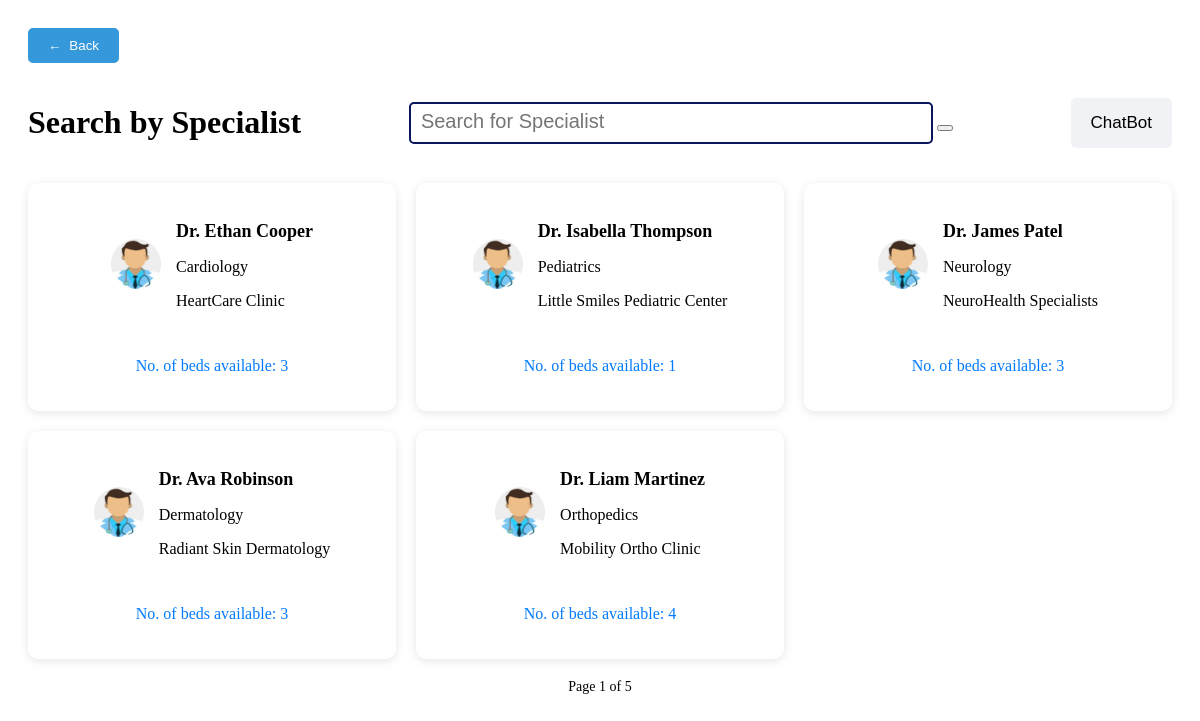
/user/search_specialist/, run on the app's committed database.
### opd/models.py (models this page shows, shortened)
class Doctor(models.Model):
    user = models.OneToOneField(User, on_delete=models.CASCADE, related_name="doctor")
    name = models.CharField("Full Name", max_length=200)
    profile_image = models.ImageField(
        "Image",
        upload_to="profile/",
        default="profile/default-profile.png",
    )
    speciality = models.CharField("Speciality", max_length=200)
    phone_number = models.CharField("Phone Number", max_length=10)
    address = models.TextField("Address")
    experience = models.PositiveIntegerField("Year of Experience", default=0)
    about = models.TextField(blank=True)
    education = models.TextField()
    created_at = models.DateTimeField(auto_now_add=True)
    id = models.UUIDField(
        default=uuid.uuid4, unique=True, primary_key=True, editable=False
    )

class Opd(models.Model):
    owner = models.OneToOneField(Doctor, on_delete=models.CASCADE, related_name="opd")
    name = models.CharField("Name", max_length=255)
    no_of_beds = models.PositiveIntegerField("No of Beds", default=0)
    no_of_appointment = models.PositiveIntegerField("No of Appointment", default=0)
    created_at = models.DateTimeField(auto_now_add=True)
    id = models.UUIDField(
        default=uuid.uuid4, unique=True, primary_key=True, editable=False
    )

### user/views.py (the view)
# urls.py: path("search_specialist/", views.search_specialist, name="search_specialist"),
def search_specialist(request):
    is_user = check_user(request)
    if is_user:
        base_template = "user/logged/index.html"
    else:
        base_template = "base.html"
    search_query = request.GET.get("search_query", "")
    if search_query:
        doctors = search_specialist_doctor(request, search_query)
    else:
        doctors = Doctor.objects.all()
    context = {"doctors": doctors, "base_template": base_template}
    return render(request, "user/search_specialist.html", context)

### user/utils.py (called while the page is built)
def check_user(request):
    if request.user and request.user.groups.filter(name="Profile").exists():
        return request.user
    return None

### user/templates/user/search_specialist.html (shortened to what this page needs)
{% extends base_template %}
{% load static %}
{% block css %}
<link rel="stylesheet" href="{% static 'styles/bed_opd_specialist.css' %}" />
{% endblock css %}
{% block content %}
<div class="dashboard-container">
  <main class="main-content">
    <button onclick="window.history.back()" class="back-btn"
      style="margin-bottom: 20px; padding: 10px 20px; background-color: #3498db; color: white; border: none; border-radius: 5px; cursor: pointer; display: inline-flex; align-items: center; justify-content: center;">
      <span style="margin-right: 8px;">←</span> Back
    </button>
    <header style="display:flex; justify-content: safe;">
      <h1>Search by Specialist</h1>
      <div class="search-bar">
        <input type="text" name="search_query" id="searchInput" placeholder="Search for Specialist" />
        <button id=" searchButton" class="search-btn"></button>
      </div>
      <button onclick="window.location.href='{% url 'user:chatbot' %}'" class="sort-btn">ChatBot</button>
    </header>
    <div class="bed-list">
      {% for doctor in doctors %}
      <a href="{% url 'user:appointment' pk=doctor.id %}" class="bed-card"
        style="text-decoration: none; color: inherit;">
        <div class="doctor-info">
          <img src="{{doctor.profile_image.url}}" alt="Doctor Avatar" class="doctor-avatar" />
          <div class="doctor-details">
            <h3>{{doctor.name}}</h3>
            <p>{{doctor.speciality}}</p>
            <p>{{doctor.opd.name}}</p>
          </div>
        </div>
        <div class="bed-availability">
          <p>No. of beds available: <span>{{doctor.opd.no_of_beds}}</span></p>
        </div>
      </a>
      {% endfor %}
    </div>
    <div class="pagination">
      <button></button>
      <span>Page 1 of 5</span>
      <button></button>
    </div>
  </main>
</div>
{% endblock content %}

### static/styles/bed_opd_specialist.css (style rules this page uses)
.dashboard-container { width: 100%; }
.main-content { flex-grow: 1; padding: 20px; overflow-y: auto; }
header { display: flex; justify-content: space-between; align-items: center; margin-bottom: 20px; }
.search-bar input { padding: 10px; border: 2px solid #09165b; border-radius: 5px; width: 500px; font-size: 16px; }
.sort-btn { background-color: #f0f2f5; border: none; padding: 15px 20px; border-radius: 5px; margin-left: 10px; cursor: pointer; transition: background-color 0.3s ease; font-size: 17px; }
.bed-list { display: grid; grid-template-columns: repeat(auto-fill, minmax(300px, 1fr)); gap: 20px; }
.bed-card { background-color: #fff; border-radius: 10px; padding: 20px; box-shadow: 0 2px 10px rgba(0, 0, 0, 0.1); display: flex; flex-direction: column; align-items: center; }
.doctor-info { display: flex; align-items: center; margin-bottom: 15px; }
.doctor-avatar { width: 50px; height: 50px; border-radius: 50%; margin-right: 15px; }
.doctor-details h3 { margin-bottom: 5px; font-size: 18px; }
.bed-availability { font-size: 16px; color: #007bff; }
.pagination { display: flex; justify-content: center; align-items: center; margin-top: 20px; }
.pagination button { background: none; border: none; font-size: 18px; cursor: pointer; margin: 0 10px; }
.pagination span { font-size: 14px; }

### user/templates/user/search_specialist.html (style rules this page uses)
input::placeholder { font-size: 20px; }

### data on the page
Doctor: profile_image (picture), name "Dr. Ethan Cooper", speciality "Cardiology", opd.name "HeartCare Clinic", opd.no_of_beds "3"
Doctor: profile_image (picture), name "Dr. Isabella Thompson", speciality "Pediatrics", opd.name "Little Smiles Pediatric Center", opd.no_of_beds "1"
Doctor: profile_image (picture), name "Dr. James Patel", speciality "Neurology", opd.name "NeuroHealth Specialists", opd.no_of_beds "3"
Doctor: profile_image (picture), name "Dr. Ava Robinson", speciality "Dermatology", opd.name "Radiant Skin Dermatology", opd.no_of_beds "3"
Doctor: profile_image (picture), name "Dr. Liam Martinez", speciality "Orthopedics", opd.name "Mobility Ortho Clinic", opd.no_of_beds "4"
